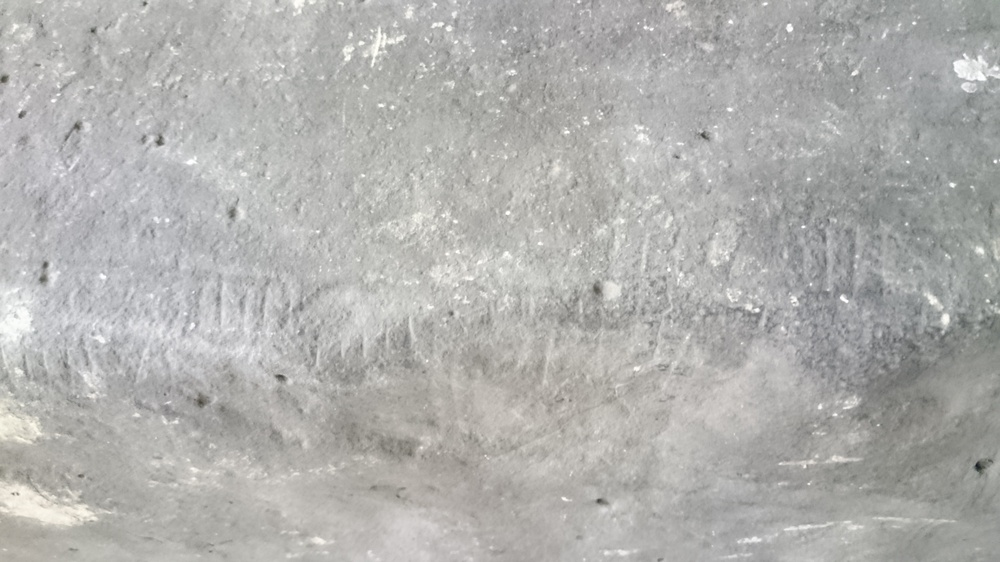
#> input picture ogham_dataset/raw/images/I-ANT-002/I-ANT-002_DIAS_000.jpg, 1000 x 562 px, shrunk from 3840 x 2160 before the run
$ python -i cropper.py   (imports and definitions only)
#> lines starting #> are read from the running program, lines starting #| are printed output that depends on the picture; after the words box and inside, x2 and y2 are one past the last pixel; in counts of white or black regions, pixels touching at a corner belong together
#> further down, picture is the input picture: shape (562, 1000, 3); mean B, G, R 174.6, 176.9, 177.2
"""
Inscription cropping utilities for Ogham images.

Provides semi-automatic detection of stone edges and inscription regions,
designed to work with the annotation tool for manual verification.
"""

from typing import Dict, List, Optional, Tuple
import cv2
import numpy as np


class InscriptionCropper:
    """
    Extract inscription regions from full-stone photographs.

    Uses edge detection to find the stone's stemline (the edge where
    Ogham characters are carved) and suggests crop regions around it.
    """

    def __init__(
        self,
        min_line_length_ratio: float = 0.3,
        edge_margin_ratio: float = 0.25,
        canny_thresholds: Tuple[int, int] = (50, 150),
    ):
        """
        Initialize cropper.

        Args:
            min_line_length_ratio: Minimum line length as ratio of image height
            edge_margin_ratio: Crop margin around detected edge
            canny_thresholds: (low, high) thresholds for Canny edge detection
        """
        self.min_line_length_ratio = min_line_length_ratio
        self.edge_margin_ratio = edge_margin_ratio
        self.canny_low, self.canny_high = canny_thresholds

    def detect_stone_edge(self, image: np.ndarray) -> Optional[np.ndarray]:
        """
        Detect the stone edge (stemline) using Hough line detection.

        Args:
            image: Input image (BGR)

        Returns:
            Best line as [x1, y1, x2, y2] array, or None if not found
        """
        h, w = image.shape[:2]
#> h = 562; w = 1000

        # Convert to grayscale
        gray = cv2.cvtColor(image, cv2.COLOR_BGR2GRAY)

        # Apply CLAHE for better edge detection
        clahe = cv2.createCLAHE(clipLimit=2.0, tileGridSize=(8, 8))
        enhanced = clahe.apply(gray)
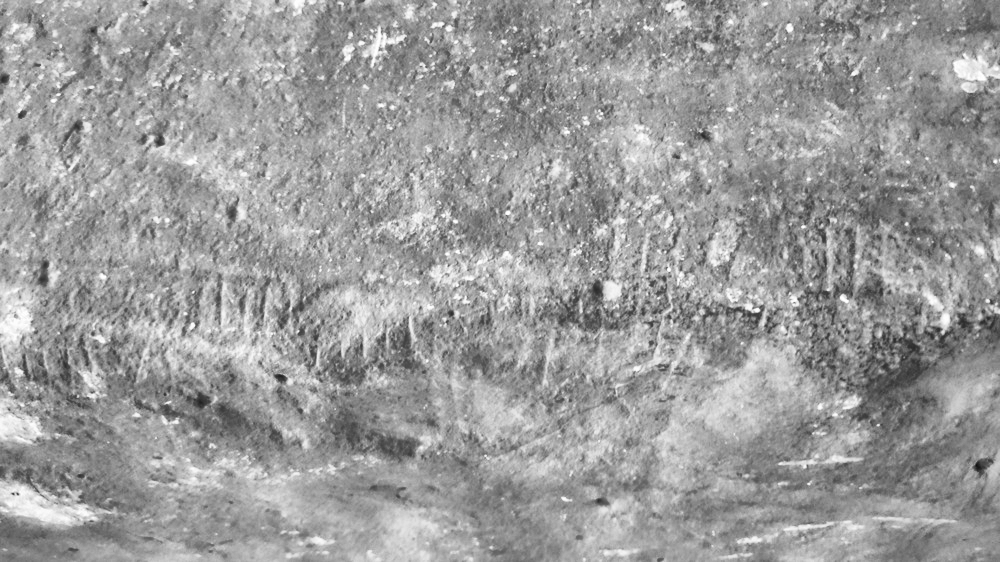
#> enhanced: shape (562, 1000); min 16, max 255, mean 155.9

        # Edge detection
        edges = cv2.Canny(enhanced, self.canny_low, self.canny_high)
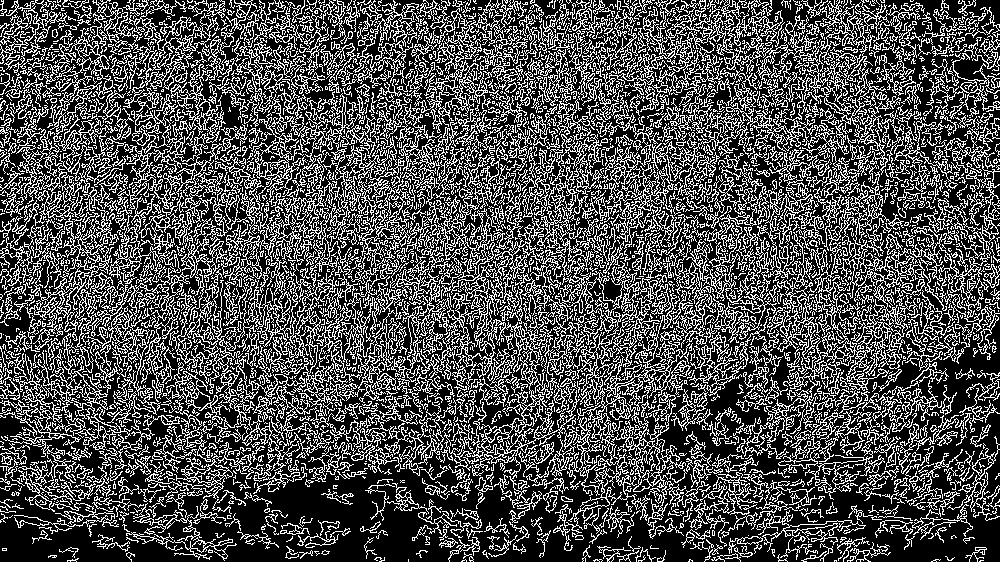
#> edges: shape (562, 1000); 30.9% white in thin lines or dots

        # Morphological operations to clean up edges
        kernel = cv2.getStructuringElement(cv2.MORPH_RECT, (3, 3))
        edges = cv2.morphologyEx(edges, cv2.MORPH_CLOSE, kernel)
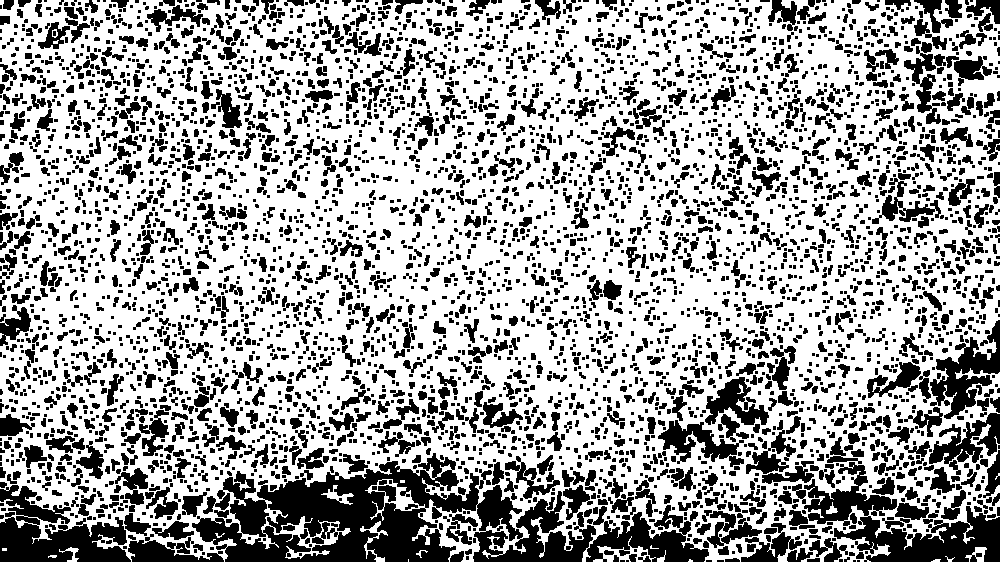
#> edges: shape (562, 1000); 65.5% white; 4700 black regions (2806 under 20 px), largest, box (x1, y1, x2, y2) and area: (192, 453, 709, 562) 25032, (804, 462, 1000, 562) 7136, (0, 485, 131, 562) 5491

        # Hough line detection
        min_length = int(h * self.min_line_length_ratio)
#> min_length = 168
        lines = cv2.HoughLinesP(
            edges,
            rho=1,
            theta=np.pi / 180,
            threshold=100,
            minLineLength=min_length,
            maxLineGap=20,
        )
#> lines = 653 rows, first 6: [0, 380, 999, 167], [0, 10, 957, 359], [5, 292, 905, 67], [333, 97, 999, 276], [0, 361, 999, 308], [288, 43, 999, 43]

        if lines is None or len(lines) == 0:
            return None

        # Find the best stemline candidate
        # Prefer near-vertical lines (stone edges are usually vertical)
        best_line = self._find_best_stemline(lines, h, w)
        return best_line

    def _find_best_stemline(
        self,
        lines: np.ndarray,
        image_height: int,
        image_width: int,
    ) -> Optional[np.ndarray]:
        """
        Find the best stemline candidate from detected lines.

        Criteria:
        1. Near-vertical orientation (±30°)
        2. Significant length
        3. Located towards edges of image (not center)
        """
#> called with lines = array of shape (653, 1, 4), image_height = 562, image_width = 1000
        candidates = []

        for line in lines:
            x1, y1, x2, y2 = line[0]

            # Calculate angle from vertical
            dx = abs(x2 - x1)
            dy = abs(y2 - y1)
            if dy == 0:
                continue  # Skip horizontal lines

            angle = np.arctan(dx / dy) * 180 / np.pi

            # Filter for near-vertical lines (±30°)
            if angle > 30:
                continue

            # Calculate length
            length = np.sqrt(dx ** 2 + dy ** 2)

            # Calculate center x position
            center_x = (x1 + x2) / 2

            # Score: prefer longer lines, prefer lines away from center
            edge_score = abs(center_x - image_width / 2) / (image_width / 2)
            length_score = length / image_height
            vertical_score = 1 - angle / 30

            total_score = length_score * 0.4 + edge_score * 0.3 + vertical_score * 0.3

            candidates.append((total_score, line[0]))
#> this loop made 653 passes
#> (x1, y1, x2, y2, dx, dy, angle) on passes 1 to 3: (0, 380, 999, 167, 999, 213, 77.96), (0, 10, 957, 359, 957, 349, 69.96), (5, 292, 905, 67, 900, 225, 75.96)
#> after the loop, candidates = []

        if not candidates:
            return None

        # Return line with highest score
        candidates.sort(key=lambda x: x[0], reverse=True)
        return candidates[0][1]

    # [143 lines left out: functions suggest_crop_region, interactive_crop, apply_crop, batch_suggest_crops, auto_crop_inscription, not called in this run]

>>> import cv2
>>> picture = cv2.imread('../../ogham_dataset/raw/images/I-ANT-002/I-ANT-002_DIAS_000.jpg')
>>> result = InscriptionCropper().detect_stone_edge(picture)

$ run again, on ogham_dataset/raw/images/I-ANT-002/I-ANT-002_DIAS_001.jpg
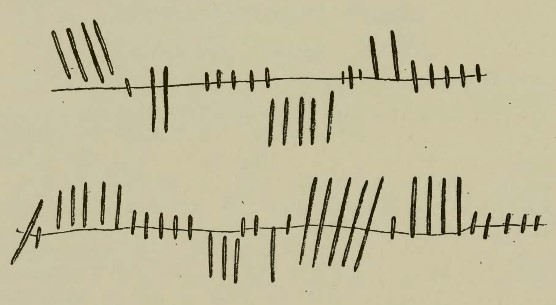
#> input picture ogham_dataset/raw/images/I-ANT-002/I-ANT-002_DIAS_001.jpg, 556 x 305 px
#> picture is the input picture: shape (305, 556, 3); mean B, G, R 156, 186.9, 193.5
#> in detect_stone_edge, `gray = cv2.cvtColor(image, cv2.COLOR_BGR2GRAY)`:
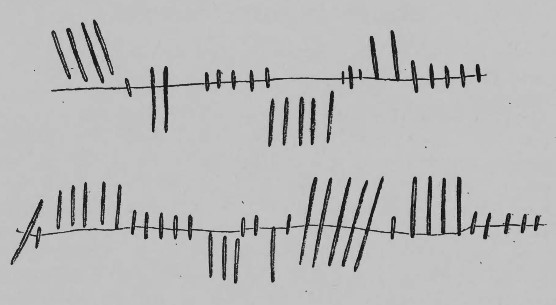
#> gray: shape (305, 556); min 5, max 215, mean 185.4
#> in detect_stone_edge, `edges = cv2.morphologyEx(edges, cv2.MORPH_CLOSE, kernel)`:
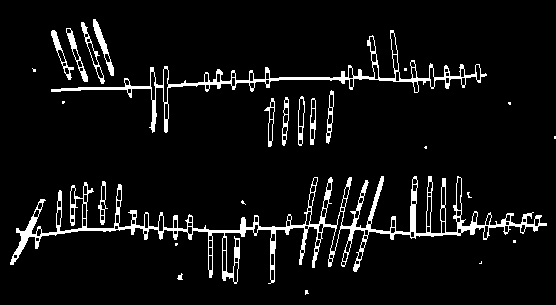
#> edges: shape (305, 556); 6.4% white; 25 white regions (12 under 20 px), largest, box (x1, y1, x2, y2) and area: (10, 176, 547, 284) 6311, (51, 30, 487, 133) 2618, (93, 19, 114, 76) 298
#> lines = 21 rows, first 6: [27, 227, 489, 235], [51, 90, 269, 82], [61, 88, 278, 80], [240, 229, 546, 224], [204, 79, 480, 79], [240, 227, 539, 221]
#> the loop in _find_best_stemline, `for line in lines:` made 21 passes
#> (x1, y1, x2, y2, dx, dy, angle) on passes 1, 2, 3, 4, 6, 7, 8, 9: (27, 227, 489, 235, 462, 8, 89.01), (51, 90, 269, 82, 218, 8, 87.9), (61, 88, 278, 80, 217, 8, 87.89), (240, 229, 546, 224, 306, 5, 89.06), (240, 227, 539, 221, 299, 6, 88.85), (114, 227, 208, 229, 94, 2, 88.78), (131, 232, 546, 225, 415, 7, 89.03), (240, 228, 546, 223, 306, 5, 89.06)
#> after the loop in _find_best_stemline, `for line in lines:`: candidates = []
